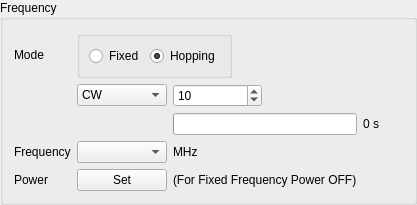
          <widget class="QGroupBox" name="groupBox_7">
           <property name="sizePolicy">
            <sizepolicy hsizetype="Preferred" vsizetype="Fixed">
             <horstretch>0</horstretch>
             <verstretch>0</verstretch>
            </sizepolicy>
           </property>
           <property name="minimumSize">
            <size>
             <width>0</width>
             <height>0</height>
            </size>
           </property>
           <property name="title">
            <string>Frequency</string>
           </property>
           <layout class="QGridLayout" name="gridLayout_14">
            <item row="0" column="0">
             <widget class="QLabel" name="label_34">
              <property name="text">
               <string>Mode</string>
              </property>
             </widget>
            </item>
            <item row="3" column="0">
             <widget class="QLabel" name="label_30">
              <property name="text">
               <string>Frequency</string>
              </property>
             </widget>
            </item>
            <item row="3" column="1">
             <widget class="QComboBox" name="setFrequencyBox"/>
            </item>
            <item row="1" column="1">
             <widget class="QComboBox" name="modulationBox">
              <item>
               <property name="text">
                <string>CW</string>
               </property>
              </item>
              <item>
               <property name="text">
                <string>Modulation</string>
               </property>
              </item>
              <item>
               <property name="text">
                <string>Pulse</string>
               </property>
              </item>
             </widget>
            </item>
            <item row="4" column="1">
             <widget class="QPushButton" name="fixedPowerOffButton">
              <property name="text">
               <string>Set</string>
              </property>
             </widget>
            </item>
            <item row="4" column="0">
             <widget class="QLabel" name="label_35">
              <property name="text">
               <string>Power</string>
              </property>
             </widget>
            </item>
            <item row="0" column="3">
             <spacer name="horizontalSpacer_8">
              <property name="orientation">
               <enum>Qt::Horizontal</enum>
              </property>
              <property name="sizeHint" stdset="0">
               <size>
                <width>40</width>
                <height>20</height>
               </size>
              </property>
             </spacer>
            </item>
            <item row="3" column="2">
             <widget class="QLabel" name="label_32">
              <property name="text">
               <string>MHz</string>
              </property>
             </widget>
            </item>
            <item row="1" column="2">
             <layout class="QHBoxLayout" name="horizontalLayout_6">
              <item>
               <layout class="QHBoxLayout" name="horizontalLayout_7">
                <item>
                 <widget class="QSpinBox" name="transPatternTimeBox">
                  <property name="maximum">
                   <number>10000</number>
                  </property>
                  <property name="value">
                   <number>10</number>
                  </property>
                 </widget>
                </item>
                <item>
                 <widget class="QLabel" name="label_37">
                  <property name="text">
                   <string/>
                  </property>
                 </widget>
                </item>
               </layout>
              </item>
             </layout>
            </item>
            <item row="4" column="2">
             <widget class="QLabel" name="label_36">
              <property name="text">
               <string>(For Fixed Frequency Power OFF)</string>
              </property>
             </widget>
            </item>
            <item row="2" column="2">
             <widget class="QProgressBar" name="transPatternProgressBar">
              <property name="value">
               <number>0</number>
              </property>
              <property name="textVisible">
               <bool>false</bool>
              </property>
              <property name="format">
               <string>%v ms</string>
              </property>
             </widget>
            </item>
            <item row="2" column="3">
             <widget class="QLabel" name="transPatternProgressLabel">
              <property name="text">
               <string>0 s</string>
              </property>
             </widget>
            </item>
            <item row="0" column="1" colspan="2">
             <widget class="QGroupBox" name="groupBox_8">
              <property name="sizePolicy">
               <sizepolicy hsizetype="Fixed" vsizetype="Fixed">
                <horstretch>0</horstretch>
                <verstretch>0</verstretch>
               </sizepolicy>
              </property>
              <property name="title">
               <string/>
              </property>
              <layout class="QHBoxLayout" name="horizontalLayout_9">
               <item>
                <widget class="QRadioButton" name="freqFixedButton">
                 <property name="text">
                  <string>Fixed</string>
                 </property>
                 <property name="checked">
                  <bool>false</bool>
                 </property>
                </widget>
               </item>
               <item>
                <widget class="QRadioButton" name="freqHoppingButton">
                 <property name="text">
                  <string>Hopping</string>
                 </property>
                 <property name="checked">
                  <bool>true</bool>
                 </property>
                </widget>
               </item>
              </layout>
             </widget>
            </item>
           </layout>
          </widget>
